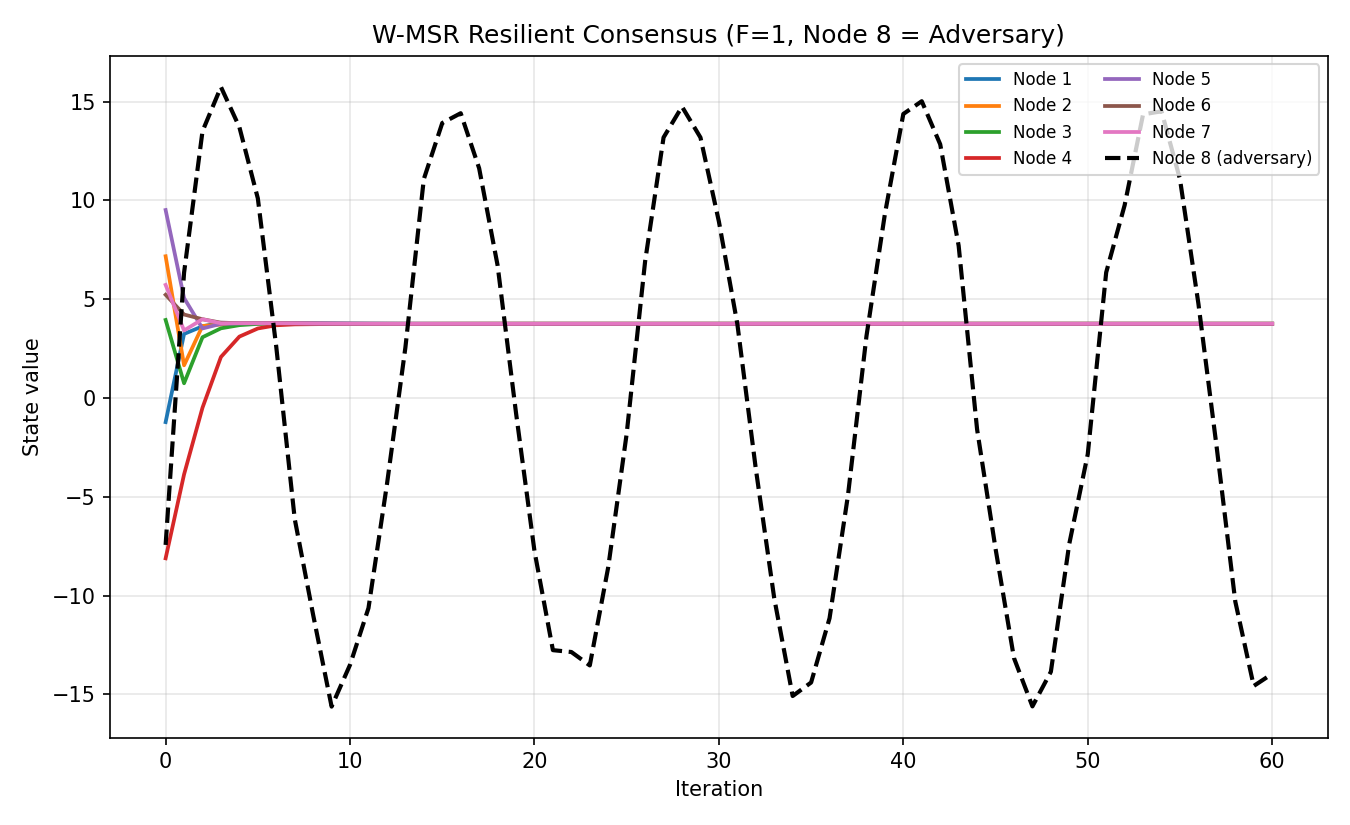

Python code for this plot:
import numpy as np
import matplotlib.pyplot as plt

# Graph definition

neighbors = {
    1: [5, 7, 6],
    2: [5, 6, 8, 4],
    3: [5, 7, 8, 4],
    4: [2, 3, 8],
    5: [1, 2, 3, 6, 7, 8],
    6: [1, 2, 5, 7, 8],
    7: [1, 3, 5, 6, 8],
    8: [2, 3, 4, 5, 6, 7],
}

N = 8
F = 1
ADVERSARY = 8                # node acting as the adversary
NORMAL_NODES = [i for i in range(1, N + 1) if i != ADVERSARY]

T = 60                       # number of iterations
rng = np.random.default_rng(seed=42)

# Random initial conditions
x = rng.uniform(-10, 10, size=N + 1)   # index 0 unused, nodes are 1..8
history = np.zeros((T + 1, N + 1))
history[0] = x.copy()

print("Initial values:")
for i in range(1, N + 1):
    print(f"  Node {i}: {x[i]:.4f}")

# W-MSR update rule for one normal node
def wmsr_update(node, x_curr, F):
    own_val = x_curr[node]
    nbr_vals = [x_curr[j] for j in neighbors[node]]

    # values strictly larger / smaller than own value
    larger  = sorted([v for v in nbr_vals if v > own_val], reverse=True)
    smaller = sorted([v for v in nbr_vals if v < own_val])
    middle  = [v for v in nbr_vals if v == own_val]   # ties, kept as-is

    # remove up to F largest and up to F smallest
    larger  = larger[F:]   if len(larger)  > F else []
    smaller = smaller[F:]  if len(smaller) > F else []

    kept = [own_val] + larger + smaller + middle
    return float(np.mean(kept))


# Adversary behavior (node 8)
def adversary_update(t):
    return 15 * np.sin(0.5 * t) + rng.normal(0, 1.0)

# Simulation loop

for t in range(1, T + 1):
    x_new = x.copy()

    for node in NORMAL_NODES:
        x_new[node] = wmsr_update(node, x, F)

    x_new[ADVERSARY] = adversary_update(t)

    x = x_new
    history[t] = x.copy()

# Results / inference

final_normal_vals = [history[T, i] for i in NORMAL_NODES]
spread = max(final_normal_vals) - min(final_normal_vals)

print("\nFinal values (t = {}):".format(T))
for i in range(1, N + 1):
    tag = " (ADVERSARY)" if i == ADVERSARY else ""
    print(f"  Node {i}: {history[T, i]:.4f}{tag}")

print(f"\nSpread among normal nodes at final step: {spread:.6f}")
if spread < 1e-3:
    print("=> Normal nodes reached resilient consensus, despite node 8's malicious behavior.")
else:
    print("=> Normal nodes have not fully converged yet (try increasing T).")

plt.figure(figsize=(9, 5.5))
for i in range(1, N + 1):
    if i == ADVERSARY:
        plt.plot(history[:, i], 'k--', linewidth=2, label=f"Node {i} (adversary)")
    else:
        plt.plot(history[:, i], linewidth=1.8, label=f"Node {i}")

plt.xlabel("Iteration")
plt.ylabel("State value")
plt.title("W-MSR Resilient Consensus (F=1, Node 8 = Adversary)")
plt.legend(loc="upper right", ncol=2, fontsize=8)
plt.grid(alpha=0.3)
plt.tight_layout()
plt.savefig("wmsr_consensus.png", dpi=150)
print("\nPlot saved to wmsr_consensus.png")
